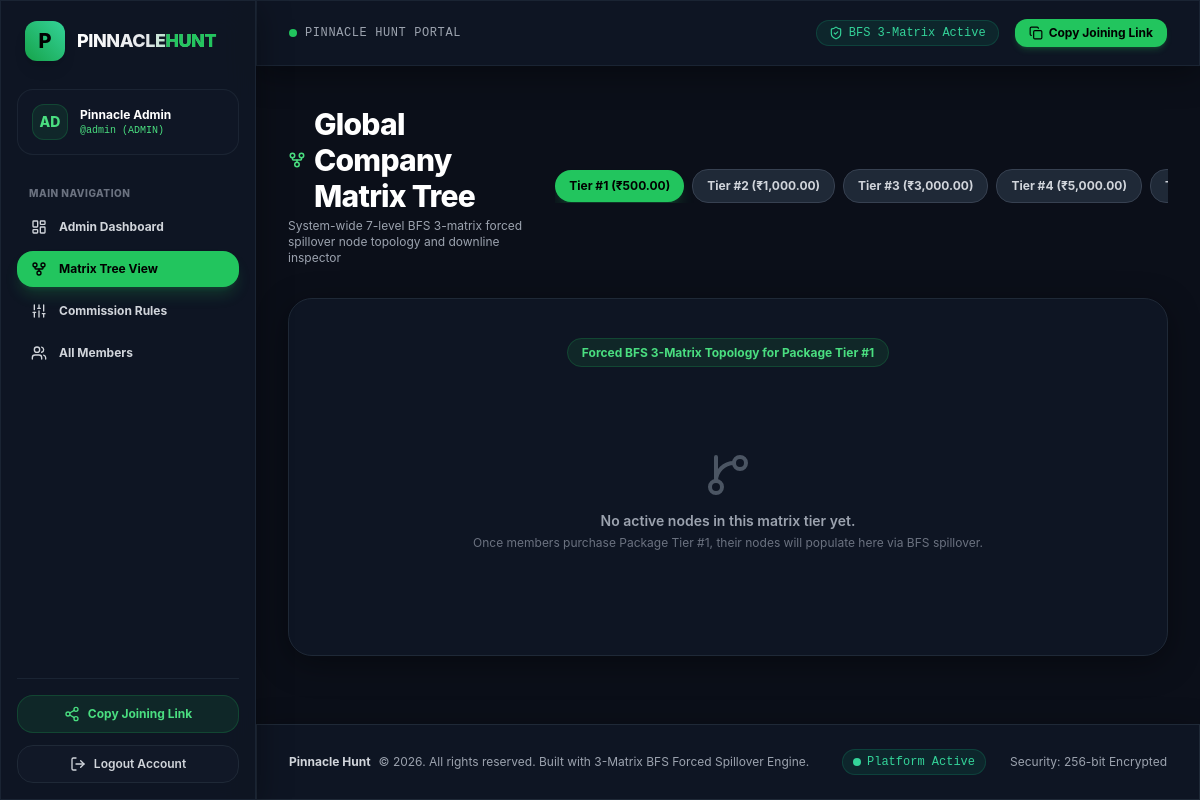
/index.php?page=admin_matrix_tree (signed in), run on the app's committed database.
### tables this page shows
CREATE TABLE `users` (
    `id` INT AUTO_INCREMENT PRIMARY KEY,
    `username` VARCHAR(50) NOT NULL UNIQUE,
    `email` VARCHAR(100) NOT NULL UNIQUE,
    `password` VARCHAR(255) NOT NULL,
    `full_name` VARCHAR(100) NOT NULL,
    `phone` VARCHAR(20) DEFAULT NULL,
    `role` ENUM('admin', 'user') NOT NULL DEFAULT 'user',
    `sponsor_id` INT DEFAULT NULL,
    `wallet_balance` DECIMAL(15,2) NOT NULL DEFAULT 0.00,
    `reserve_balance` DECIMAL(15,2) NOT NULL DEFAULT 0.00,
    `status` ENUM('active', 'suspended') NOT NULL DEFAULT 'active',
    `created_at` DATETIME NOT NULL DEFAULT CURRENT_TIMESTAMP,
    FOREIGN KEY (`sponsor_id`) REFERENCES `users`(`id`) ON DELETE SET NULL
);

CREATE TABLE `packages` (
    `id` INT AUTO_INCREMENT PRIMARY KEY,
    `name` VARCHAR(100) NOT NULL,
    `price` DECIMAL(15,2) NOT NULL,
    `direct_commission_percent` DECIMAL(5,2) NOT NULL DEFAULT 20.00,
    `sort_order` INT NOT NULL DEFAULT 1,
    `status` ENUM('active', 'inactive') NOT NULL DEFAULT 'active',
    `created_at` DATETIME NOT NULL DEFAULT CURRENT_TIMESTAMP
);

### src/Controllers/AdminController.php (called while the page is built, shortened)
<?php
require_once __DIR__ . '/../../config/app.php';
require_once __DIR__ . '/../Models/Package.php';
class AdminController {
    private Package $packageModel;
    public function __construct() {
        requireAuth('admin');
        $this->packageModel = new Package();
    }
    public function matrixTree() {
        $packages = $this->packageModel->getAll();
        $selectedPackageId = (int)($_GET['package_id'] ?? ($packages[0]['id'] ?? 1));
        $tree = [];
        require_once __DIR__ . '/../../views/admin/matrix_tree.php';
    }
}

### config/app.php (called while the page is built, shortened)
<?php
require_once __DIR__ . '/database.php';
function isLoggedIn(): bool {
    return isset($_SESSION['user_id']);
}
function currentUser(): ?array {
    static $user = null;
    if ($user === null) {
        try {
            $db = Database::getConnection();
            $stmt = $db->prepare("SELECT id, username, email, full_name, phone, role, sponsor_id, wallet_balance, reserve_balance, status, created_at FROM users WHERE id = ?");
            $stmt->execute([$_SESSION['user_id']]);
            $user = $stmt->fetch();
        } catch (Exception $e) {
            $user = null;
        }
    }
    return $user ?: null;
}
function requireAuth(?string $requiredRole = null) {
    if ($requiredRole !== null) {
        $user = currentUser();
    }
}
function formatCurrency($amount): string {
    return '₹' . number_format((float)$amount, 2);
}

### config/database.php (called while the page is built)
<?php
class Database {
    private static ?PDO $instance = null;
    public static function getConnection(): PDO {
        if (self::$instance === null) {
            $host = getenv('DB_HOST') ?: '127.0.0.1';
            $port = getenv('DB_PORT') ?: '3306';
            $dbname = getenv('DB_NAME') ?: 'pinnacle_hunt';
            $username = getenv('DB_USER') ?: 'pinnacle_user';
            $password = getenv('DB_PASS') ?: 'Pinnacle@2026';
            $dsn = "mysql:host={$host};port={$port};dbname={$dbname};charset=utf8mb4";
            $options = [
                PDO::ATTR_ERRMODE => PDO::ERRMODE_EXCEPTION,
                PDO::ATTR_DEFAULT_FETCH_MODE => PDO::FETCH_ASSOC,
                PDO::ATTR_EMULATE_PREPARES => false,
            ];
            try {
                self::$instance = new PDO($dsn, $username, $password, $options);
            } catch (PDOException $e) {
                http_response_code(500);
                echo "<!DOCTYPE html><html lang='en'><head><meta charset='UTF-8'><title>Database Connection Error - Pinnacle Hunt</title>";
                echo "<script src='https://cdn.tailwindcss.com'></script></head>";
                echo "<body class='bg-slate-950 text-white min-h-screen flex items-center justify-center p-6'>";
                echo "<div class='max-w-md w-full bg-slate-900 border border-slate-800 rounded-3xl p-8 text-center shadow-2xl'>";
                echo "<div class='w-16 h-16 bg-red-500/10 text-red-400 rounded-2xl flex items-center justify-center mx-auto mb-4 text-2xl font-bold'>!</div>";
                echo "<h1 class='text-2xl font-bold mb-2'>Database Connection Issue</h1>";
                echo "<p class='text-xs text-slate-400 mb-6'>Could not connect to MySQL database server using configured credentials.</p>";
                echo "<div class='p-4 bg-slate-950 rounded-2xl border border-slate-800 text-left text-xs font-mono text-red-300 mb-6 overflow-x-auto'>";
                echo htmlspecialchars($e->getMessage());
                echo "</div>";
                echo "<div class='text-xs text-slate-400 text-left space-y-2 mb-6'>";
                echo "<p class='font-bold text-slate-200'>Troubleshooting Steps:</p>";
                echo "<ul class='list-disc list-inside space-y-1'>";
                echo "<li>Ensure MariaDB/MySQL service is running.</li>";
                echo "<li>Verify database <code class='text-emerald-400'>pinnacle_hunt</code> exists and schema is imported from <code class='text-emerald-400'>database/schema.sql</code>.</li>";
                echo "<li>Set environment variables <code class='text-emerald-400'>DB_HOST, DB_USER, DB_PASS, DB_NAME</code> or update <code class='text-emerald-400'>config/database.php</code>.</li>";
                echo "</ul></div>";
                echo "</div></body></html>";
                exit();
            }
        }
        return self::$instance;
    }
}

### src/Models/Package.php (called while the page is built, shortened)
<?php
require_once __DIR__ . '/../../config/database.php';
class Package {
    private PDO $db;
    public function __construct() {
        $this->db = Database::getConnection();
    }
    public function getAll(): array {
        $stmt = $this->db->query("SELECT * FROM packages ORDER BY sort_order ASC, price ASC");
        return $stmt->fetchAll();
    }
}

### views/admin/matrix_tree.php (the view, shortened to what this page needs)
<?php require_once __DIR__ . '/../layout/header.php'; ?>
<div class="flex flex-col md:flex-row md:items-center justify-between gap-4 mb-8">
    <div>
        <h1 class="text-3xl font-extrabold text-white tracking-tight flex items-center gap-2">
            <i data-lucide="git-fork" class="w-8 h-8 text-brand-400"></i> Global Company Matrix Tree
        </h1>
        <p class="text-xs text-gray-400 mt-1">System-wide 7-level BFS 3-matrix forced spillover node topology and downline inspector</p>
    </div>
    <div class="flex items-center gap-2 overflow-x-auto pb-2 md:pb-0">
        <?php foreach ($packages as $pkg): ?>
            <a href="index.php?page=admin_matrix_tree&package_id=<?= $pkg['id'] ?>" class="px-3.5 py-2 rounded-2xl text-xs font-bold transition flex items-center gap-1.5 whitespace-nowrap <?= $pkg['id'] == $selectedPackageId ? 'bg-brand-500 text-black shadow-lg shadow-brand-500/20' : 'bg-gray-800 text-gray-300 hover:bg-gray-700 border border-gray-700' ?>">
                Tier #<?= $pkg['sort_order'] ?> (<?= formatCurrency($pkg['price']) ?>)
            </a>
        <?php endforeach; ?>
    </div>
</div>
<div class="glass-card rounded-3xl p-6 sm:p-10 mb-8 border border-gray-800 overflow-x-auto">
    <div class="text-center mb-6">
        <span class="px-3.5 py-1.5 rounded-full text-xs font-bold bg-brand-500/10 text-brand-400 border border-brand-500/20">
            Forced BFS 3-Matrix Topology for Package Tier #<?= $selectedPackageId ?>
        </span>
    </div>
    <div class="min-w-[700px] flex justify-center py-4">
        <?php if (!empty($tree)): ?>
            <?php renderAdminTreeNode($tree); ?>
        <?php else: ?>
            <div class="text-center py-12 text-gray-400">
                <i data-lucide="git-branch" class="w-12 h-12 mx-auto text-gray-600 mb-3"></i>
                <p class="text-sm font-semibold">No active nodes in this matrix tier yet.</p>
                <p class="text-xs text-gray-500 mt-1">Once members purchase Package Tier #<?= $selectedPackageId ?>, their nodes will populate here via BFS spillover.</p>
            </div>
        <?php endif; ?>
    </div>
</div>
<?php require_once __DIR__ . '/../layout/footer.php'; ?>

### views/layout/header.php (shortened to what this page needs)
<!DOCTYPE html>
<html lang="en" class="dark">
<head>
    <script src="https://cdn.tailwindcss.com"></script>
</head>
<body class="min-h-screen flex flex-col antialiased selection:bg-brand-500 selection:text-black">
<?php if (isLoggedIn()): $user = currentUser(); ?>
<aside class="w-64 fixed inset-y-0 left-0 z-40 glass-card border-r border-gray-800/80 hidden md:flex flex-col justify-between p-4">
    <div class="space-y-6">
        <a href="index.php" class="flex items-center gap-3 px-2 py-1 group">
            <div class="w-10 h-10 rounded-xl bg-gradient-to-tr from-brand-600 to-emerald-400 flex items-center justify-center font-extrabold text-black text-xl shadow-lg group-hover:scale-105 transition-transform">
                P
            </div>
            <span class="font-extrabold text-lg tracking-tight bg-clip-text text-transparent bg-gradient-to-r from-white via-gray-200 to-brand-400">
                PINNACLE<span class="text-brand-500">HUNT</span>
            </span>
        </a>
        <div class="p-3.5 rounded-2xl bg-gray-900/80 border border-gray-800/80 flex items-center gap-3">
            <div class="w-9 h-9 rounded-xl bg-brand-500/10 border border-brand-500/20 text-brand-400 flex items-center justify-center font-extrabold text-sm">
                <?= strtoupper(substr($user['username'] ?? 'U', 0, 2)) ?>
            </div>
            <div class="flex-1 min-w-0">
                <div class="text-xs font-bold text-white truncate"><?= htmlspecialchars($user['full_name'] ?? '') ?></div>
                <div class="text-[10px] text-brand-400 font-mono truncate">@<?= htmlspecialchars($user['username'] ?? '') ?> (<?= strtoupper($user['role'] ?? 'USER') ?>)</div>
            </div>
        </div>
        <nav class="space-y-1.5">
            <span class="px-3 text-[10px] font-extrabold text-gray-500 uppercase tracking-wider">Main Navigation</span>
            <?php if ($user && $user['role'] === 'admin'): ?>
                <a href="index.php?page=admin_dashboard" class="flex items-center gap-3 px-3.5 py-2.5 rounded-2xl text-xs font-bold transition hover:bg-gray-800/80 hover:text-white <?= ($_GET['page'] ?? '') === 'admin_dashboard' ? 'bg-brand-500 text-black shadow-lg shadow-brand-500/20' : 'text-gray-300' ?>">
                    <i data-lucide="layout-dashboard" class="w-4 h-4"></i> Admin Dashboard
                </a>
                <a href="index.php?page=admin_matrix_tree" class="flex items-center gap-3 px-3.5 py-2.5 rounded-2xl text-xs font-bold transition hover:bg-gray-800/80 hover:text-white <?= ($_GET['page'] ?? '') === 'admin_matrix_tree' ? 'bg-brand-500 text-black shadow-lg shadow-brand-500/20' : 'text-gray-300' ?>">
                    <i data-lucide="git-fork" class="w-4 h-4"></i> Matrix Tree View
                </a>
                <a href="index.php?page=admin_settings" class="flex items-center gap-3 px-3.5 py-2.5 rounded-2xl text-xs font-bold transition hover:bg-gray-800/80 hover:text-white <?= ($_GET['page'] ?? '') === 'admin_settings' ? 'bg-brand-500 text-black shadow-lg shadow-brand-500/20' : 'text-gray-300' ?>">
                    <i data-lucide="sliders" class="w-4 h-4"></i> Commission Rules
                </a>
                <a href="index.php?page=admin_members" class="flex items-center gap-3 px-3.5 py-2.5 rounded-2xl text-xs font-bold transition hover:bg-gray-800/80 hover:text-white <?= ($_GET['page'] ?? '') === 'admin_members' ? 'bg-brand-500 text-black shadow-lg shadow-brand-500/20' : 'text-gray-300' ?>">
                    <i data-lucide="users" class="w-4 h-4"></i> All Members
                </a>
            <?php endif; ?>
        </nav>
    </div>
    <div class="space-y-3 pt-4 border-t border-gray-800/80">
        <?php
            $protocol = isset($_SERVER['HTTPS']) && $_SERVER['HTTPS'] === 'on' ? "https" : "http";
            $host = $_SERVER['HTTP_HOST'] ?? 'localhost:8000';
            $asideRefUrl = "{$protocol}://{$host}/index.php?page=register&ref=" . urlencode($user['username'] ?? '');
        ?>
        <button id="asideShareBtn" onclick="copyToClipboard('<?= htmlspecialchars($asideRefUrl) ?>', 'asideShareBtn')" class="w-full py-2.5 px-3 rounded-2xl text-xs font-bold bg-brand-500/10 hover:bg-brand-500/20 text-brand-400 border border-brand-500/20 transition flex items-center justify-center gap-2">
            <i data-lucide="share-2" class="w-4 h-4"></i> Copy Joining Link
        </button>
        <a href="index.php?action=logout" class="w-full py-2.5 px-3 rounded-2xl text-xs font-semibold bg-gray-900 hover:bg-red-500/20 text-gray-300 hover:text-red-400 border border-gray-800 hover:border-red-500/30 transition flex items-center justify-center gap-2">
            <i data-lucide="log-out" class="w-4 h-4"></i> Logout Account
        </a>
    </div>
</aside>
<div class="md:ml-64 min-h-screen flex flex-col flex-1">
    <header class="sticky top-0 z-30 glass-card border-b border-gray-800/80">
        <div class="max-w-7xl mx-auto px-4 sm:px-6 lg:px-8">
            <div class="flex items-center justify-between h-16">
                <div class="flex items-center gap-3">
                    <div class="flex items-center gap-2">
                        <span class="w-2 h-2 rounded-full bg-brand-500 animate-pulse"></span>
                        <span class="text-xs font-mono text-gray-400 uppercase tracking-wider">Pinnacle Hunt Portal</span>
                    </div>
                </div>
                <div class="flex items-center gap-4">
                    <span class="hidden sm:inline-flex items-center gap-1.5 px-3 py-1 rounded-full bg-emerald-500/10 text-emerald-400 font-mono text-xs border border-emerald-500/20">
                        <i data-lucide="shield-check" class="w-3.5 h-3.5"></i> BFS 3-Matrix Active
                    </span>
                    <button id="topNavShareBtn" onclick="copyToClipboard('<?= htmlspecialchars($asideRefUrl) ?>', 'topNavShareBtn')" class="px-3.5 py-1.5 rounded-xl text-xs font-bold bg-brand-500 hover:bg-brand-600 text-black shadow-md shadow-brand-500/20 transition flex items-center gap-1.5">
                        <i data-lucide="copy" class="w-3.5 h-3.5"></i> Copy Joining Link
                    </button>
                </div>
            </div>
        </div>
    </header>
<?php endif; ?>
<div class="max-w-7xl mx-auto w-full px-4 sm:px-6 lg:px-8 pt-4">
</div>
<main class="flex-1 max-w-7xl w-full mx-auto px-4 sm:px-6 lg:px-8 py-6">

### views/layout/header.php (style rules this page uses)
body { background-color: #0b0f19; color: #f3f4f6; font-family: 'Inter', system-ui, -apple-system, sans-serif; }
.glass-card { background: rgba(17, 24, 39, 0.75); backdrop-filter: blur(16px); -webkit-backdrop-filter: blur(16px); border: 1px solid rgba(255, 255, 255, 0.08); box-shadow: 0 8px 32px 0 rgba(0, 0, 0, 0.37); }

### data on the page
users: username "AD", full_name "Pinnacle Admin", username "admin", role "ADMIN"
packages: sort_order "1", price "₹500.00", id "1"
packages: sort_order "2", price "₹1,000.00"
packages: sort_order "3", price "₹3,000.00"
packages: sort_order "4", price "₹5,000.00"
